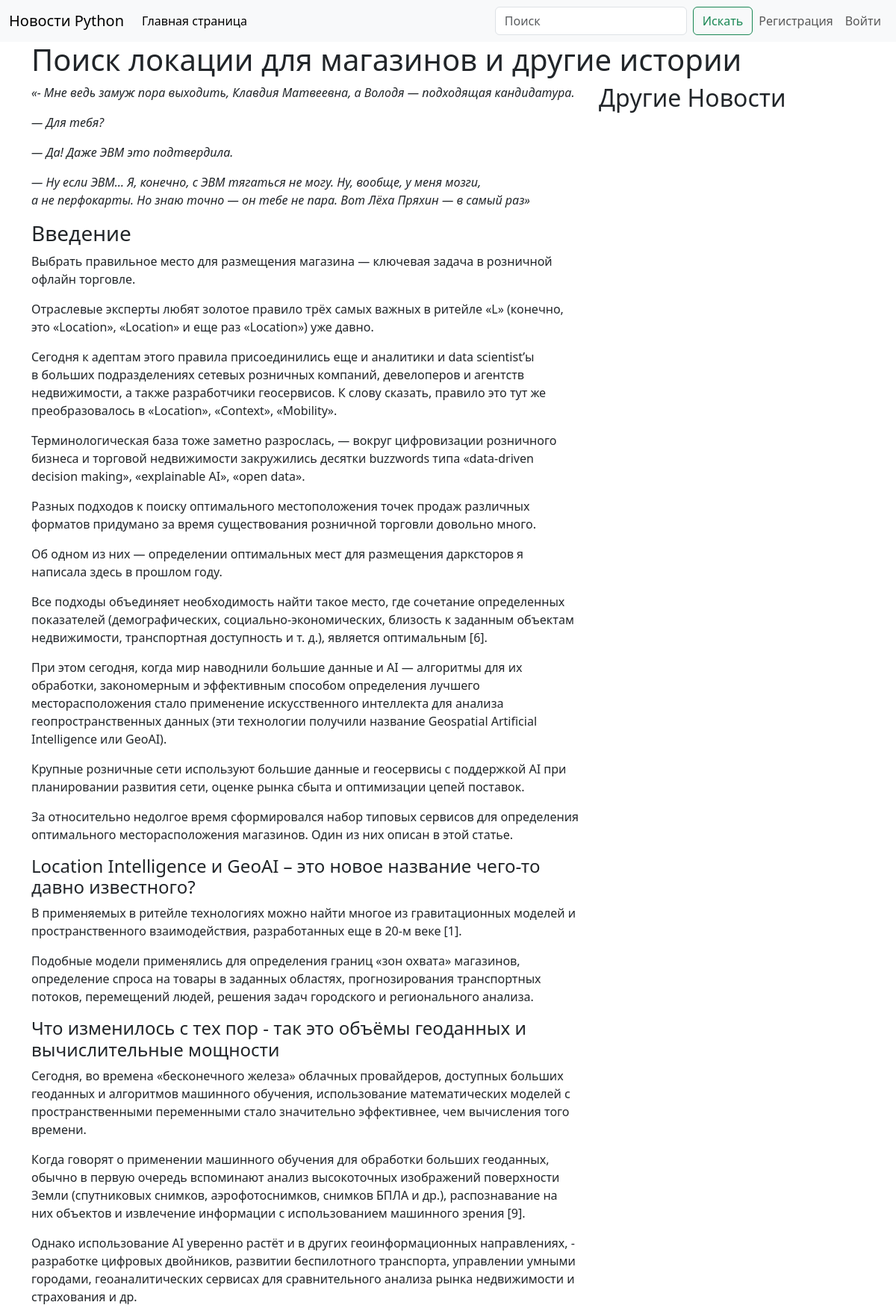
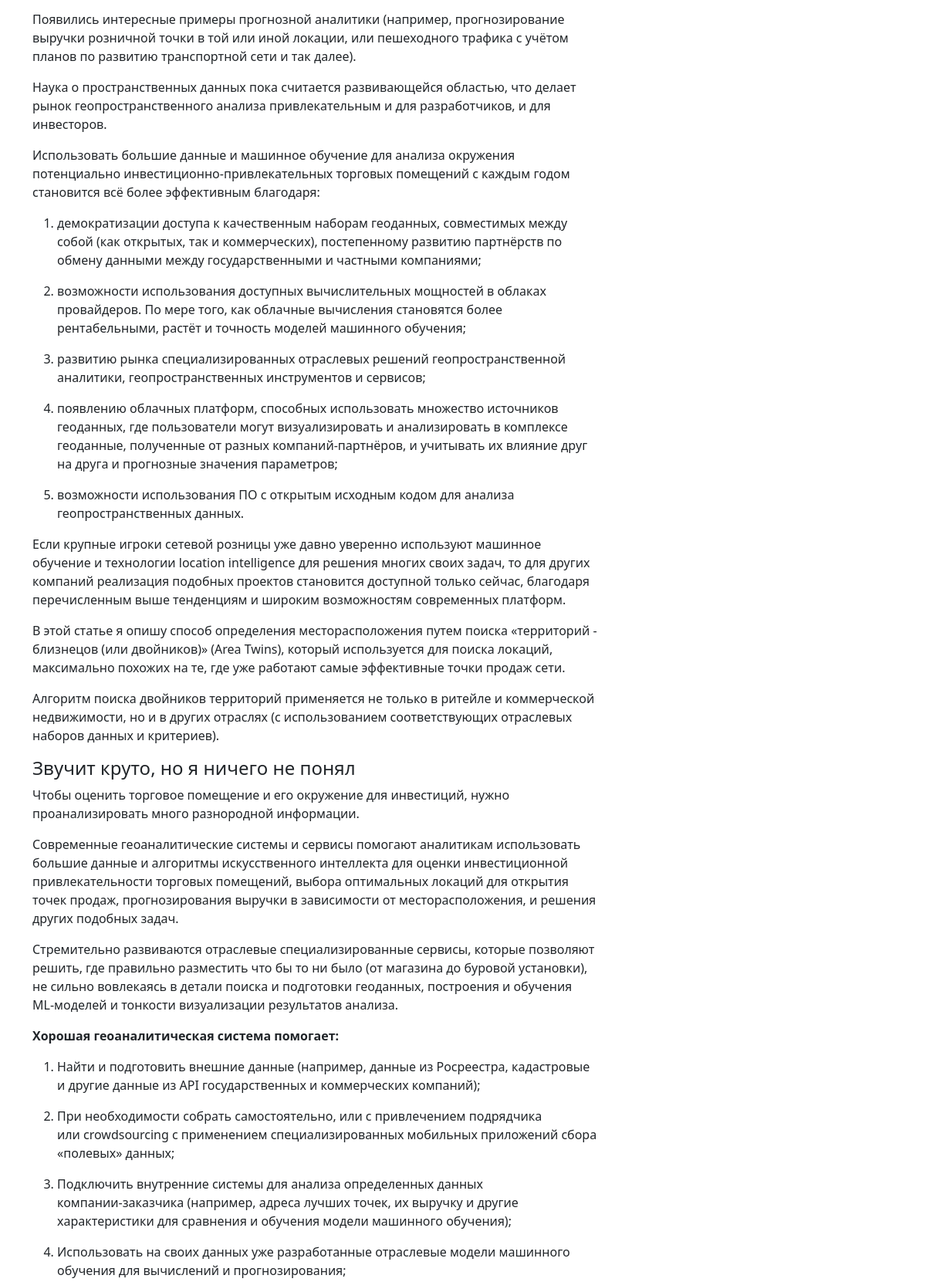
Page /news/34 (upper part) on the committed database (2 pictures, top to bottom).
### webapp/news/models.py (models this page shows, shortened)
class News(db.Model):
    id = db.Column(db.Integer, primary_key=True)
    title = db.Column(db.String, nullable=False)
    url = db.Column(db.String, unique=True, nullable=False)
    published = db.Column(db.DateTime, nullable=False)
    text = db.Column(db.Text, nullable=True)

### webapp/news/views.py (the view)
@blueprint.route('/news/<int:news_id>')
def single_news(news_id):
    my_news = News.query.filter(News.id == news_id).first()
    if not my_news:
        abort(404)
    return render_template('news/single_news.html', page_title=my_news.title, news=my_news)

### webapp/templates/news/single_news.html
{% extends 'base.html' %}
{% block content %}
    <div class="row">
        <div class="col-8 news-content">
            {{ news.text|safe }}
        </div>
        <div class="col-4">
            <h2>Другие Новости</h2>
        </div>
    </div>
{% endblock %}

### webapp/templates/base.html (shortened to what this page needs)
<!doctype html>
<html lang="ru">
    <head>
        <link href="https://cdn.jsdelivr.net/npm/bootstrap@5.3.0-alpha1/dist/css/bootstrap.min.css" rel="stylesheet">
        <link rel="stylesheet" href="//cdnjs.cloudflare.com/ajax/libs/highlight.js/9.13.1/styles/default.min.css">
        <link rel="stylesheet" href="{{ url_for( 'static', filename='style.css') }}">
    </head>
    <body>
        {% include 'menu.html' %}
        <div class="container">
            <h1>{{ page_title}}</h1>
            {% block content %}{% endblock %}
        </div>
    </body>
</html>

### rows in the picture
News: title "Поиск локации для магазинов и другие истории", text "«‑ Мне ведь замуж пора выходить, Клавдия Матвеевна, а Володя — подходящая кандидатура. — Для тебя? — Да! Даже ЭВМ это подтвердила. — Ну если ЭВМ… Я, конечно, с ЭВМ тягаться не могу. Ну, вообще, у меня мозги, а не перфокарты. Но знаю точно — он тебе не пара. Вот Лёха Пряхин — в самый раз» Введение Выбрать правильное место для размещения магазина — ключевая задача в розничной офлайн торговле. Отраслевые эксперты любят золотое правило трёх самых важных в ритейле «L» (конечно, это «Location», «Location» и еще раз «Location») уже давно. Сегодня к адептам этого правила присоединились еще и аналитики и data scientist’ы в больших подразделениях сетевых розничных компаний, девелоперов и агентств…"
